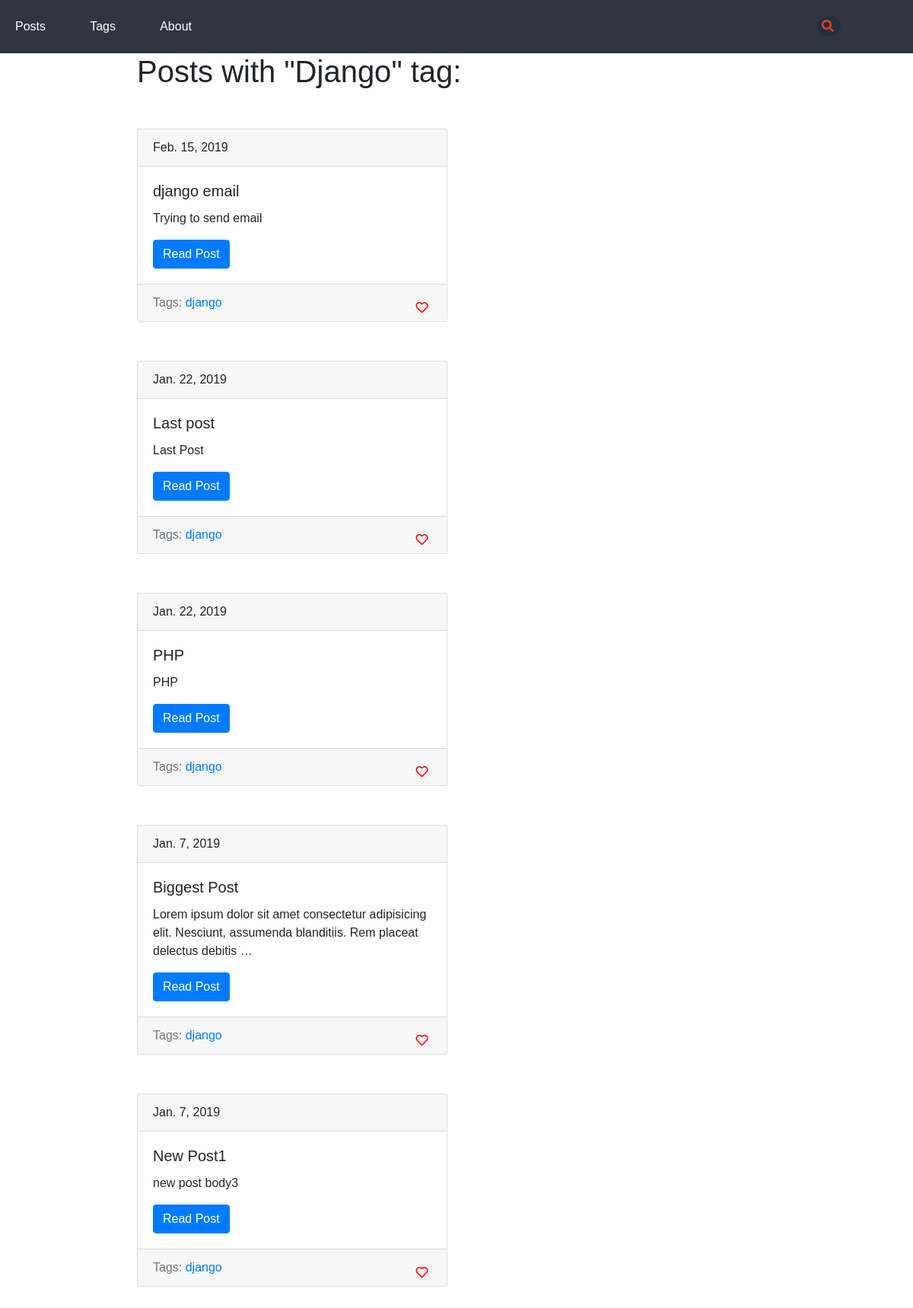
Screenshot of /blog/tag/django/ with the database file from the repository.
### blog/models.py (models this page shows, shortened)
class Tag(models.Model):
    title = models.CharField(max_length = 50)
    slug = models.SlugField(max_length = 50, unique = True)
    def get_absolute_url(self):#имя функции - лучше использовать такое
        return reverse("tag_detail_url", kwargs = {"slug": self.slug})
    class Meta:
        ordering = ["title"]#в алф порядке

class Post(models.Model):#создаём класс Post для работы с бд
    title = models.CharField(max_length = 150, db_index = True)#заголовок
    slug = models.SlugField(max_length = 150, blank = True, unique = True)#ссылка понятая для юзера(должна быть уникальной)
    body = models.TextField(blank = True, db_index = True)#тело текста
    date_pub = models.DateField(auto_now_add = True)#время публикации
    tags = models.ManyToManyField("Tag", blank = True, related_name = "posts")
    def get_absolute_url(self):#имя функции - лучше использовать такое
        return reverse("post_detail_url", kwargs = {"slug": self.slug})
    class Meta:
        ordering = ["-date_pub"]#посты будут сортироваться для пагинатора так: самые новые вверху, старые внизу(-)указываем для этого

### blog/views.py (the view)
class TagDetail(ObjectDetailMixin, View):
    model = Tag
    template = "blog/tag_detail.html"

### blog/mixins.py (called while the page is built)
    def get(self, request, slug):
        obj = get_object_or_404(self.model, slug__iexact = slug)#чтобы если не найден выводилось 404
        return render(request, self.template, context = {self.model.__name__.lower(): obj, "admin_obj": obj, "detail": True})

### blog/templates/blog/tag_detail.html (shortened to what this page needs)
{% extends "blog/baseBlog.html" %}
{% block content %}
<div style="margin-left: 15%">
    <h1>
        Posts with "{{tag.title|title}}" tag:
    </h1>
    {% for post in tag.posts.all %}
        {% include "blog/includes/post_card_template.html" %}
    {% endfor %}
</div>
{% endblock %}

### blog/templates/blog/includes/post_card_template.html
<div class="card" style = "margin: 5% 0; width: 40%">
  <div class="card-header">
    {{post.date_pub}}
  </div>
  <div class="card-body">
  <h5 class="card-title">{{post.title}}</h5>
  <p class="card-text">{{post.body|truncatewords:15}}</p>
  <a href="{{ post.get_absolute_url }}" class="btn btn-primary">Read Post</a>
  </div>
  <div class="card-footer text-muted">
    Tags:
    {% for tag in post.tags.all %}
      <a href="{{tag.get_absolute_url}}">{{tag.title}}</a>
    {% endfor %}
    <button class="like" type="submit"><i class="heart far fa-heart"></i></button>
  </div>
</div>

### static/css/style.css (style rules this page uses)
body { font-family: "Montserrat", sans-serif; }
* { margin: 0; padding: 0; }
button.like i { color: red; transition: 0.25s; }
button.like { outline: none; background-color: #F7F7F7; border: none; border-radius: 5px; cursor: pointer; position: absolute; left: 90%; }
.card-footer { position: relative; }

### static/css/adaptive.css (style rules this page uses)
@media screen and (min-width: 493px) { button.like { top: 40%; left: 90%; } }

### rows the page displays
Tag: title "Django", title "django"
Post: date_pub "Feb. 15, 2019", title "django email", body "Trying to send email"
Post: date_pub "Jan. 22, 2019", title "Last post", body "Last Post"
Post: date_pub "Jan. 22, 2019", title "PHP", body "PHP"
Post: date_pub "Jan. 7, 2019", title "Biggest Post", body "Lorem ipsum dolor sit amet consectetur adipisicing elit. Nesciunt, assumenda blanditiis. Rem placeat delectus debitis …"
Post: date_pub "Jan. 7, 2019", title "New Post1", body "new post body3"
